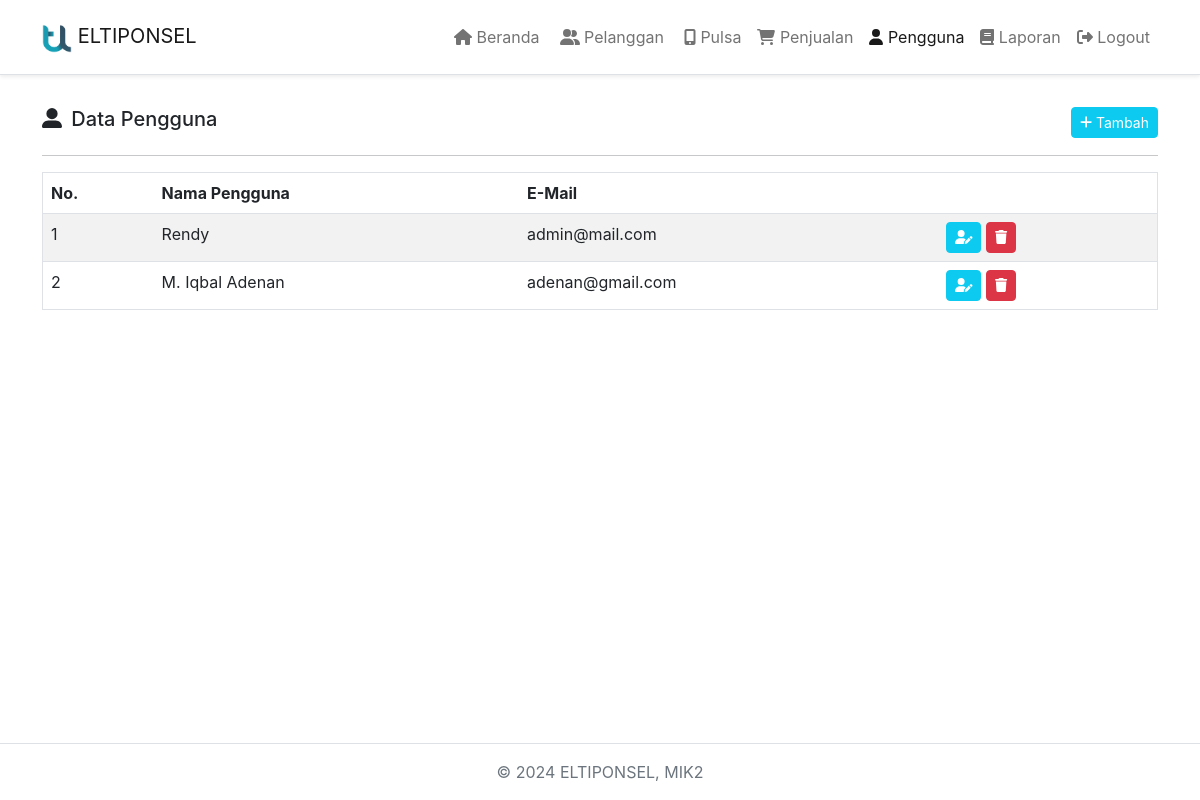
The app's page /index.php?module=pengguna (signed in) with its own data.
### tables this page shows
CREATE TABLE `pengguna` (
  `id_pengguna` int(11) NOT NULL,
  `nama_pengguna` varchar(30) NOT NULL,
  `email` varchar(35) NOT NULL,
  `password` varchar(200) NOT NULL
);

### modules/pengguna/view.php (the view, shortened to what this page needs)
<div class="row my-3">
   <div class="col-md-12">
      <h5>
         <i class="fas fa-user-alt me-1 title-icon"></i> Data Pengguna
         <button type="button" class="btn btn-sm btn-info text-white float-end" data-bs-toggle="modal" data-bs-target="#modalTambah">
            <i class="fas fa-plus"></i> Tambah
         </button>
      </h5>
   </div>
</div>
<hr>
<div class="row">
   <div class="col-md-12">
      <div class="table-responsive">
         <table class="table table-striped border" id="data">
            <thead>
               <tr>
                  <th>No.</th>
                  <th>Nama Pengguna</th>
                  <th>E-Mail</th>
                  <th></th>
               </tr>
            </thead>
            <tbody>
               <?php
               $no = 1;
               $query = $conn->query("SELECT * FROM pengguna ORDER BY id_pengguna DESC");
               foreach ($query as $pgn) :
               ?>
                  <tr>
                     <td><?= $no++; ?></td>
                     <td><?= $pgn['nama_pengguna']; ?></td>
                     <td><?= $pgn['email']; ?></td>
                     <td>
                        <button type="button" class="btn btn-sm btn-info text-white" data-bs-target="#editPengguna<?= $pgn['id_pengguna'] ?>" data-bs-toggle="modal">
                           <i class="fas fa-user-edit"></i>
                        </button>
                        <button type="button" class="btn btn-sm btn-danger" data-bs-target="#hapusPengguna<?= $pgn['id_pengguna'] ?>" data-bs-toggle="modal">
                           <i class="fas fa-trash"></i>
                        </button>
                     </td>
                  </tr>
               <?php
               endforeach
               ?>
            </tbody>
         </table>
      </div>
   </div>
</div>

### assets/css/style.css (style rules this page uses)
body { margin: 0; font-family: "Quicksand", BlinkMacSystemFont, "Segoe UI", Roboto, "Helvetica Neue", Arial, sans-serif, "Apple Color Emoji", "Segoe UI Emoji", "Segoe UI Symbol", "Noto Color Emoji"; color: #212529; background-color: #fff; }
.title-icon { margin-right: 4px; }
.border { border: 0.5px solid #dee2e6 !important; }

### records on screen
pengguna: nama_pengguna "Rendy", email "admin@mail.com"
pengguna: nama_pengguna "M. Iqbal Adenan", email "adenan@gmail.com"
